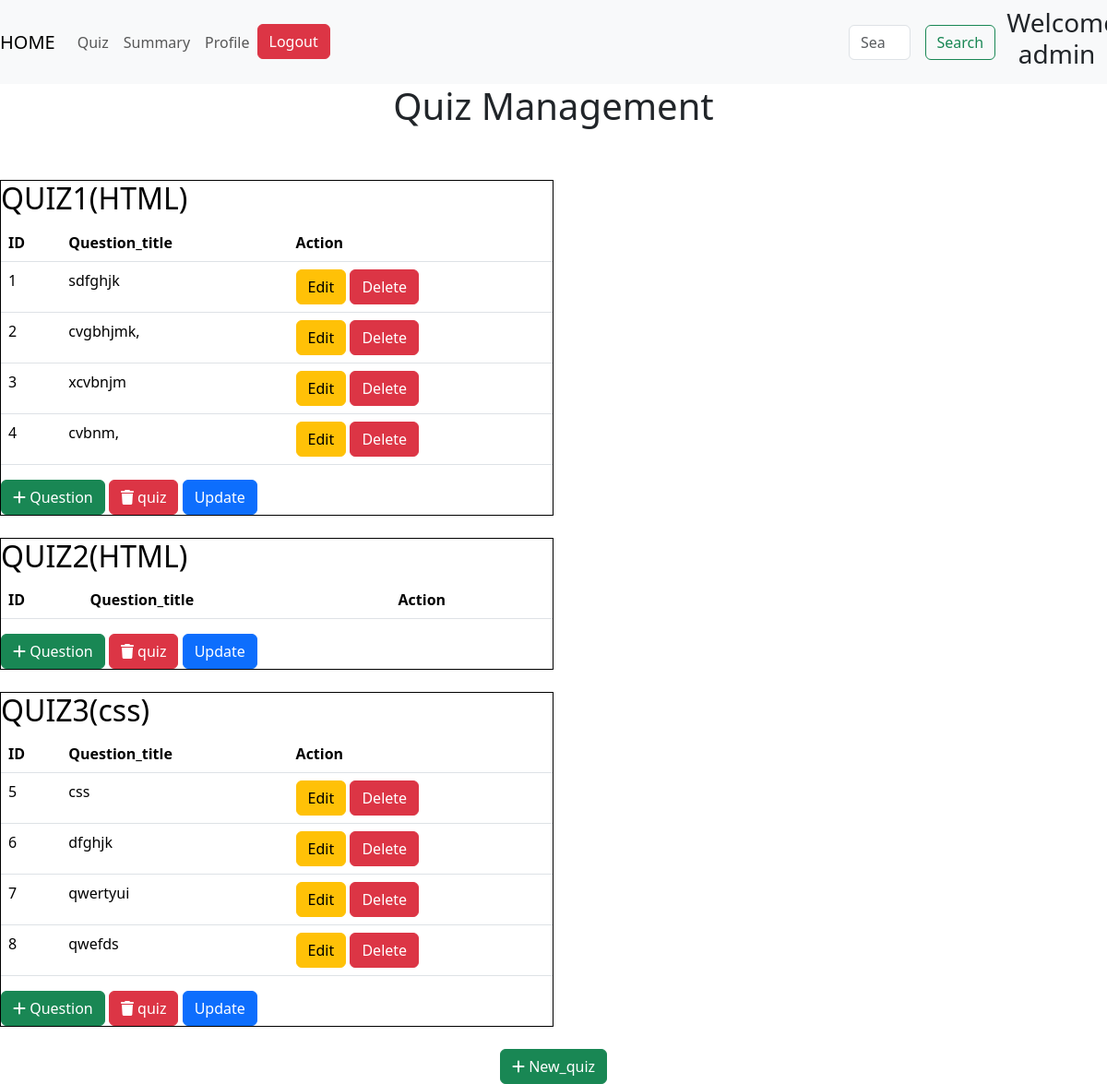
Page /quizz on the earlier database version.
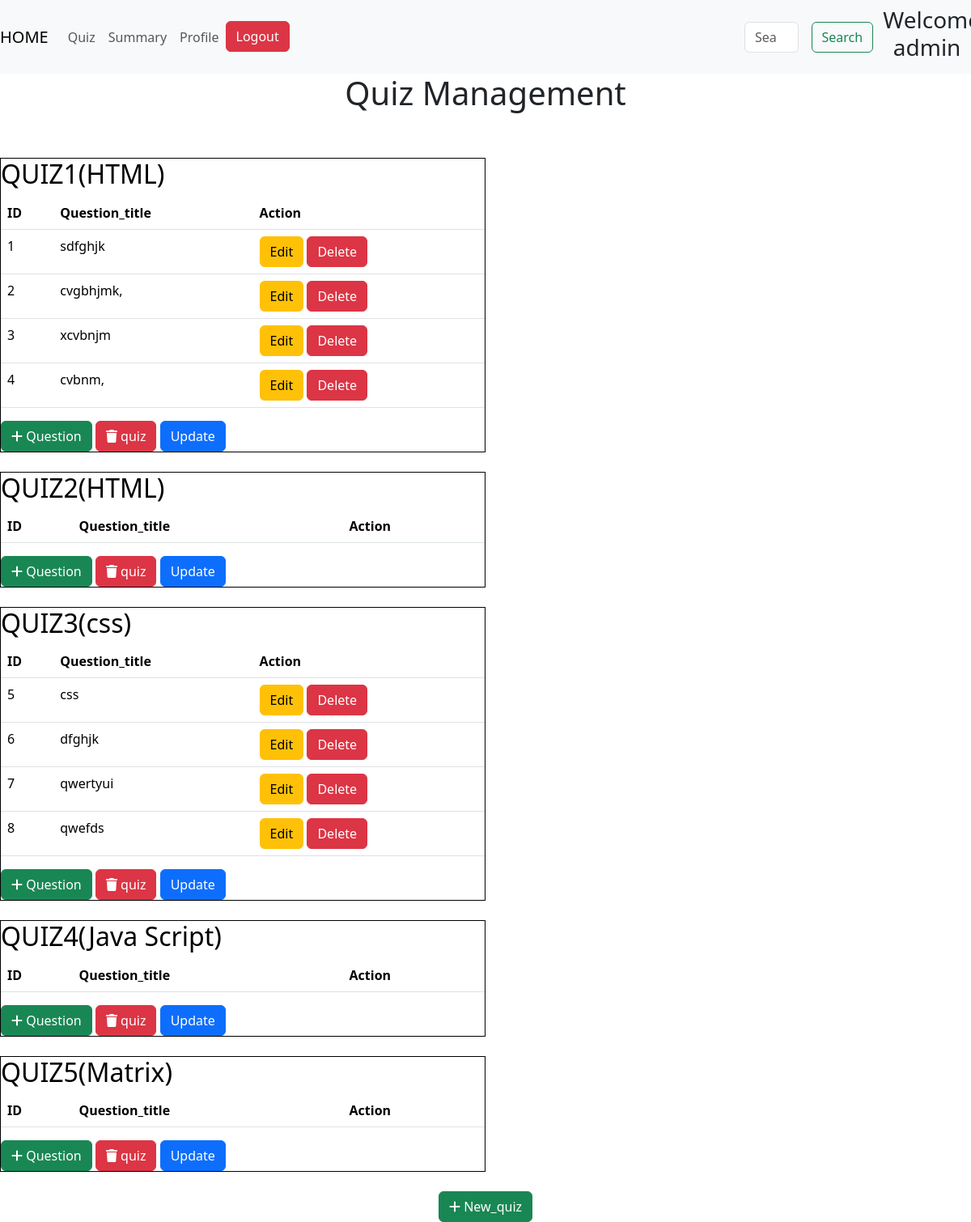
Same page on the later database version.
### models.py (models this page shows)
class Quiz(db.Model):
    id =db.Column(db.Integer, primary_key=True, autoincrement=True)
    chapter_id=db.Column(db.Integer, db.ForeignKey('chapter.id', name='FK_quiz_chapter_id'), nullable=False)
    date_of_quiz=db.Column(db.Date, nullable=False)
    time_duration= db.Column(db.Integer, nullable=False)
    no_of_questions=db.Column(db.Integer, nullable=True)
    notes=db.Column(db.String(50), nullable=True)
    questions=db.relationship('Question', backref='quiz', lazy=True)
    score=db.relationship('Scores', backref='quiz', lazy=True)

class Chapter(db.Model):
    id =db.Column(db.Integer, primary_key=True, autoincrement=True)
    subject_id=db.Column(db.Integer, db.ForeignKey('subject.id', name='FK_chapter_subject_id'), nullable=False)
    name=db.Column(db.String(50), nullable=False)
    description=db.Column(db.String(100), nullable=True)
    quizs=db.relationship('Quiz', backref='chapter', lazy=True)

class Question(db.Model):
    id =db.Column(db.Integer, primary_key=True, autoincrement=True)
    quiz_id=db.Column(db.Integer, db.ForeignKey('quiz.id', name='FK_question_quiz_id'), nullable=False)
    question_title=db.Column(db.String(200), nullable=False)
    question_text=db.Column(db.String(200), nullable=False)
    option1=db.Column(db.String(100), nullable=False)
    option2=db.Column(db.String(100), nullable=False)
    option3=db.Column(db.String(100), nullable=False)
    option4=db.Column(db.String(100), nullable=False)
    correct_option=db.Column(db.Integer, nullable=False)

### routes.py (the view)
@app.route('/quizz',methods=['GET','POST'])
def quizz():
    chapters = Chapter.query.all()
    quizzes=Quiz.query.all()
    return render_template('quiz_management.html', quizzes=quizzes, chapters=chapters)

### templates/quiz_management.html (shortened to what this page needs)
<!DOCTYPE html>
<html lang="en">
<head>
    <link href="https://cdn.jsdelivr.net/npm/bootstrap@5.3.2/dist/css/bootstrap.min.css" rel="stylesheet">
    <link rel="stylesheet" href="https://cdnjs.cloudflare.com/ajax/libs/aos/2.3.4/aos.css">
    <link rel="stylesheet" href="https://cdnjs.cloudflare.com/ajax/libs/font-awesome/6.7.2/css/all.min.css">
    <link href="https://cdn.jsdelivr.net/npm/bootstrap@5.3.3/dist/css/bootstrap.min.css" rel="stylesheet">
</head>
<body>
    <nav class="navbar navbar-expand-lg navbar-light bg-light">
        <a class="navbar-brand" href="/admin">HOME</a>
        <div class="collapse navbar-collapse" id="navbarSupportedContent">
          <ul class="navbar-nav mr-auto">
            <li class="nav-item active">
              <a class="nav-link" href="#">Quiz <span class="sr-only">(current)</span></a>
            </li>
            <li class="nav-item">
              <a class="nav-link" href="#">Summary</a>
            </li>
            <li class="nav-item">
              <a class="nav-link" href="{{ url_for('profile') }}">Profile</a>
            </li>
            <li class="nav_item">
                <a href="/login" class="btn btn-danger">Logout</a>
            </li>
          </ul>
          <form class="form-inline my-2 my-lg-0" style="display: flex; margin-left:50%;">
            <input class="form-control mr-sm-2" type="search" placeholder="Search" aria-label="Search">
            <button class="btn btn-outline-success my-2 my-sm-0" type="submit" style="margin-left: 1rem;">Search</button>
          </form>
          <div>
            <h3 style="padding-left: 10%; text-align:center">Welcome admin</h3>
          </div>
        </div>
      </nav>
       <h1 style="text-align: center;">Quiz Management</h1>
       <br>
       <br>
       {% if quizzes %}
       {% for quiz in quizzes %}
       <div style="display:inline-block; width:50%; border:1px solid black;">
        <h2 >
          {% set chapter = chapters|selectattr('id', 'equalto', quiz.chapter_id)|list|first %}
          <a href= "{{ url_for('quiz_details', quiz_id=quiz.id) }}" style="text-decoration: none; color:black;">QUIZ{{ quiz.id }}({{ chapter.name }})</a>
        </h2>
        <table class="table">
          <thead>
            <tr>
              <th>ID</th>
              <th>Question_title</th>
              <th>Action</th>
            </tr>
          </thead>
          <tbody>
            {% for question in quiz.questions %}
            <tr>
              <td>{{ question.id }}</td>
              <td>{{ question.question_title }}</td>
              <td>
                <a href="/question/edit/{{ question.id }}" class="btn btn-warning">Edit</a>
                <a href="/question/delete/{{ question.id }}" class="btn btn-danger">Delete</a>
              </td>
            </tr>
            {% endfor %}
          </tbody>
        </table>
        <a href="/question/add/{{ quiz.id }}" class="btn btn-success">
          <i class="fas fa-add"></i>
          Question
        </a>
        <a href="/quiz/delete/{{ quiz.id }}" class="btn btn-danger">
          <i class=" fa-solid fa-trash"></i>
          quiz
        </a>
        <a href="/quiz/update/{{ quiz.id }}" class="btn btn-primary"> Update</a>
       </div>
       <br>
       <br>
       {% endfor %}
       {% else %}
       <h3> No Quiz found.Add quiz to start <h3>
       {% endif %}
       <div style="text-align: center;">
        <a href="{{ url_for('new_quiz') }}" class="btn btn-success">
          <i class="fas fa-add"></i>
          New_quiz
        </a>
       </div>
</body>
</html>

Differences in the rows shown:
added Quiz: id "4"
added Chapter: name "Java Script"
added Quiz: id "5"
added Chapter: name "Matrix"
